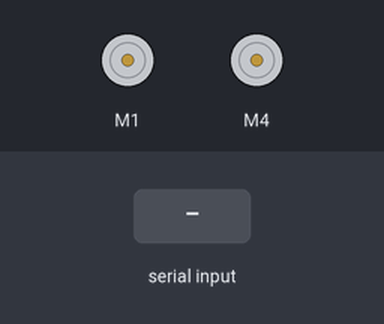
A sketch run on a simulated Arduino Uno, built with avr-gcc and run on an emulated ATmega328P. Parts: 2 × DC motor (green arrow = forward, orange = backward, longer = faster). The test bench sets the inputs (shaded band).

Above: at 1.2 s.
1.3 s: "F" received over Serial
At 2.2 s:
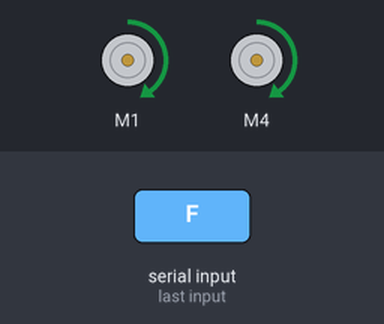
2.8 s: "B" received over Serial
At 3.4 s:
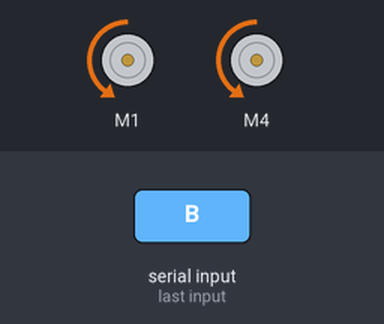
4.3 s: "L" received over Serial
At 5.5 s:
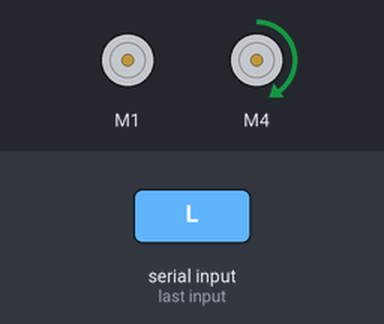
5.8 s: "R" received over Serial
At 6.9 s:
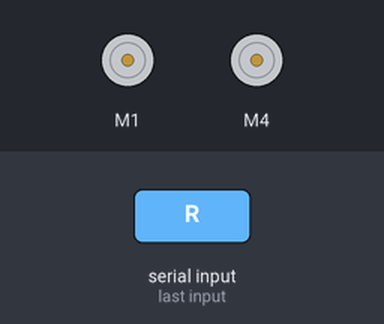
Timing chart, 0 to 8.3 s (numbered marks = the images above; inputs shaded):
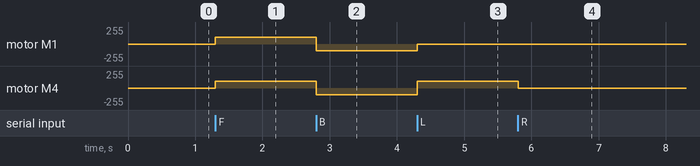

Measured:
- after the input at 1.3 s, motor M1, motor M4: stopped → forward 100/255 at once
- after the input at 2.8 s, motor M1, motor M4: forward 100/255 → backward 100/255 at once
- after the input at 4.3 s, motor M1: backward 100/255 → stopped at once; motor M4: backward 100/255 → forward 100/255 at once
- after the input at 5.8 s, motor M4: forward 100/255 → stopped at once

The sketch:

car.ino
```cpp
//Arduino Bluetooth Controlled Car//
//// Before uploading the code you have to install the necessary library//
//AFMotor Library https://learn.adafruit.com/adafruit-motor-shield/library-install //

#include <AFMotor.h>

//initial motors pin
AF_DCMotor motor1(1);
AF_DCMotor motor2(4);


char command;

void setup()
{
  Serial.begin(9600);  //Set the baud rate to your Bluetooth module.
}

void loop(){
  if(Serial.available() > 0)
  {
    command = Serial.read();
    Stop(); //initialize with motors stoped
    //Change pin mode only if new command is different from previous.
    //Serial.println(command);
    switch(command){
    case 'F':
      forward();
      break;
    case 'B':
       back();
      break;
    case 'L':
      left();
      break;
    case 'R':
      right();
    case 'S':
      Stop();
      break;
    }
  }
}

void forward()
{
  motor1.setSpeed(100); //Define maximum velocity
  motor1.run(FORWARD); //rotate the motor clockwise
  motor2.setSpeed(100); //Define maximum velocity
  motor2.run(FORWARD); //rotate the motor clockwise

}

void back()
{
  motor1.setSpeed(100); //Define maximum velocity
  motor1.run(BACKWARD); //rotate the motor anti-clockwise
  motor2.setSpeed(100); //Define maximum velocity
  motor2.run(BACKWARD); //rotate the motor anti-clockwise

}

void left()
{
  motor1.setSpeed(100); //Define maximum velocity
  motor1.run(RELEASE); //rotate the motor anti-clockwise
  motor2.setSpeed(100); //Define maximum velocity
  motor2.run(FORWARD); //rotate the motor anti-clockwise

}

void right()
{
  motor1.setSpeed(100); //Define maximum velocity
  motor1.run(FORWARD); //rotate the motor clockwise
  motor2.setSpeed(100); //Define maximum velocity
  motor2.run(RELEASE); //rotate the motor clockwise

}

void Stop()
{
  motor1.setSpeed(0); //Define minimum velocity
  motor1.run(RELEASE); //stop the motor when release the button
  motor2.setSpeed(0); //Define minimum velocity
  motor2.run(RELEASE); //rotate the motor clockwise

}
```
